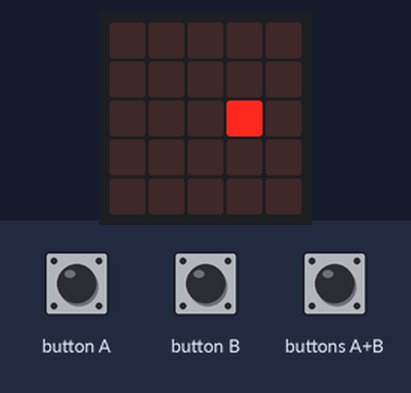
Simulated run of this program. Board: BBC micro:bit (MakeCode). On the bench: the board's 5×5 LED display. The inputs (shaded band) are chosen by the test bench. Random numbers come from a fixed seed.

Above: at 1.2 s.
1.3 s: button B pressed for 0.15 s
At 1.7 s:
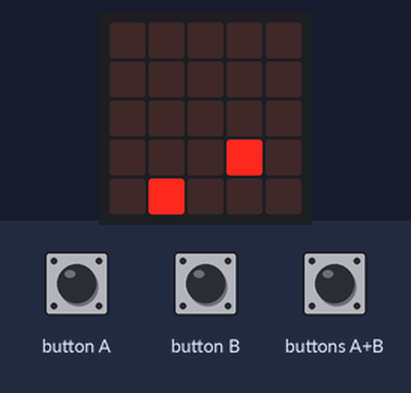
2.0 s: button A pressed for 0.15 s
At 2.31 s:
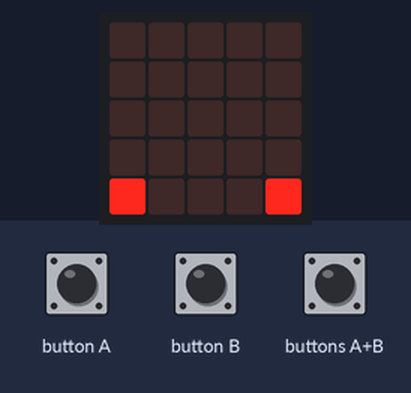
2.7 s: button B pressed 2 times (0.12 s each, 0.3 s apart)
At 3.51 s:
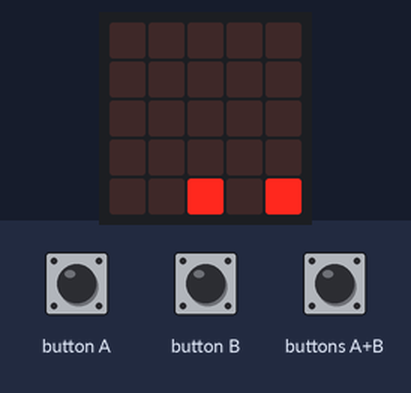
5.1 s: button A pressed for 0.15 s
At 5.66 s:
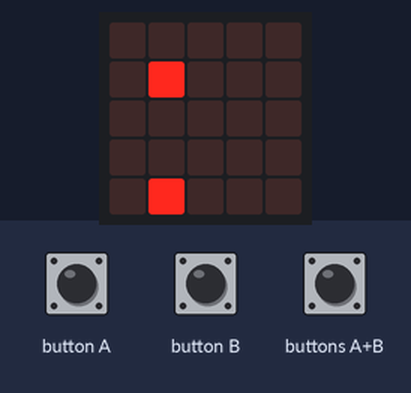
5.8 s: button B pressed for 0.15 s
At 6.27 s:
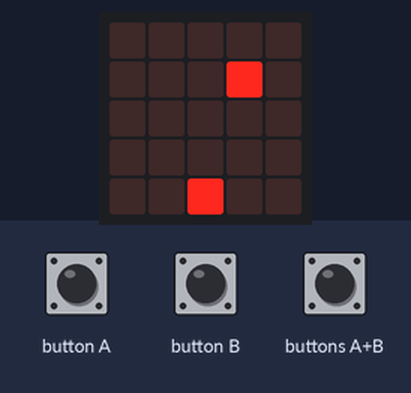
6.5 s: button A pressed for 0.15 s
At 6.88 s:
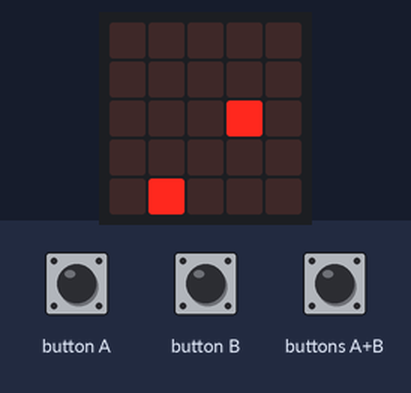
Timing chart, 0 to 9.5 s (numbered marks = the images above; inputs shaded):
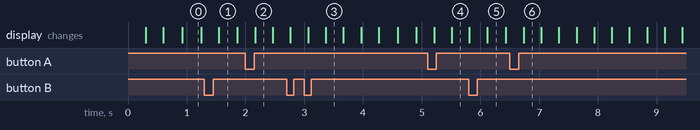

The program:

main.ts
```typescript
function actionMechant () {
    if (mechantY == 5) {
        mechantY = 0
        mechantX = randint(0, 4)
    }
    led.unplot(mechantX, mechantY)
    mechantY = mechantY + 1
    led.plot(mechantX, mechantY)
}
input.onButtonPressed(Button.A, function () {
    led.unplot(jugadorX, JUGADORY)
    jugadorX = jugadorX - 1
    led.plot(jugadorX, JUGADORY)
})
input.onButtonPressed(Button.AB, function () {
    balaX = jugadorX
    balaY = 3
})
input.onButtonPressed(Button.B, function () {
    led.unplot(jugadorX, JUGADORY)
    jugadorX = jugadorX + 1
    led.plot(jugadorX, JUGADORY)
})
let mechantY = 0
let mechantX = 0
let balaY = 0
let balaX = 0
let JUGADORY = 0
let jugadorX = 0
jugadorX = 0
JUGADORY = 4
led.plot(jugadorX, JUGADORY)
balaX = 2
balaY = 4
mechantX = 2
mechantY = 0
led.plot(mechantX, mechantY)
basic.forever(function () {
    actionMechant()
})
```

test.ts
```typescript
// les tests vont ici ; cela ne sera pas compilé si ce paquet est utilisé en tant qu'extension.
```
